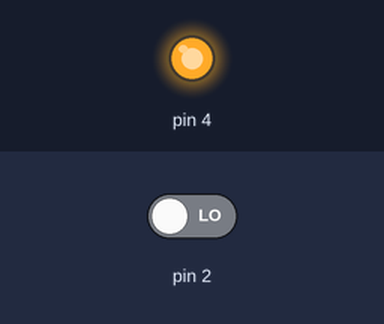
Recording of a sketch running on a simulated Arduino Uno, built with avr-gcc and run on an emulated ATmega328P. Parts: output pins drawn as LEDs (lit = HIGH). The test bench sets the inputs (shaded band); at power-on: pin 2 LOW. What the sketch prints to the serial monitor is not drawn.

Above: at 0.1 s.
Timing chart, 0 to 1.6 s (numbered marks = the images above):
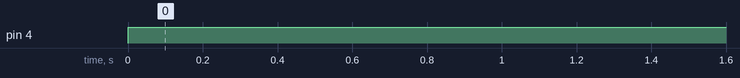

Measured:
- by itself, pin 4: LOW → HIGH at 0.00 s

The sketch:

Sensor_Ultrasonido-hc_sr04.ino
```cpp
long distancia;
long tiempo;
void setup(){
  Serial.begin(9600);
  pinMode(4, OUTPUT); /*activación del pin 4 como salida: para el pulso ultrasónico*/
  pinMode(2, INPUT); /*activación del pin 2 como entrada: tiempo del rebote del ultrasonido*/
}

void loop(){
  digitalWrite(4,LOW); /* Por cuestión de estabilización del sensor*/
  delayMicroseconds(5);
  digitalWrite(4, HIGH); /* envío del pulso ultrasónico*/
  delayMicroseconds(10);
  tiempo=pulseIn(2, HIGH); /* Función para medir la longitud del pulso entrante. Mide el tiempo que transcurrido entre el envío
  del pulso ultrasónico y cuando el sensor recibe el rebote, es decir: desde que el pin 12 empieza a recibir el rebote, HIGH, hasta que
  deja de hacerlo, LOW, la longitud del pulso entrante*/
  distancia= int(0.017*tiempo); /*fórmula para calcular la distancia obteniendo un valor entero*/
  /*Monitorización en centímetros por el monitor serial*/
  Serial.println("Distancia ");
  Serial.println(distancia);
  Serial.println(" cm");
  delay(1000);
}
```
